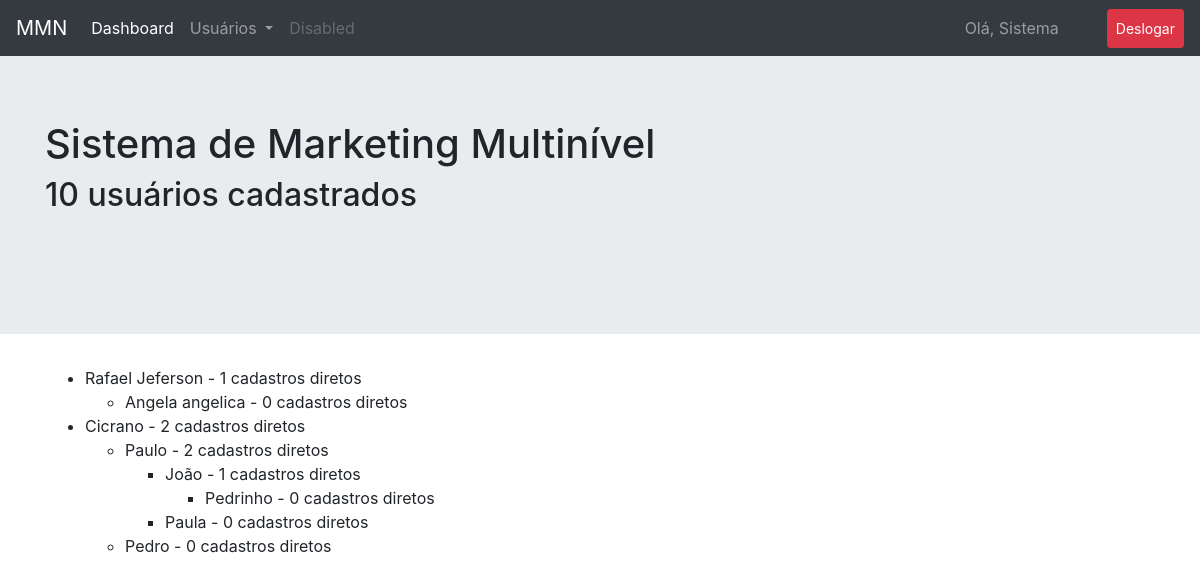
The page /index.php (signed in) on the database as committed earlier.
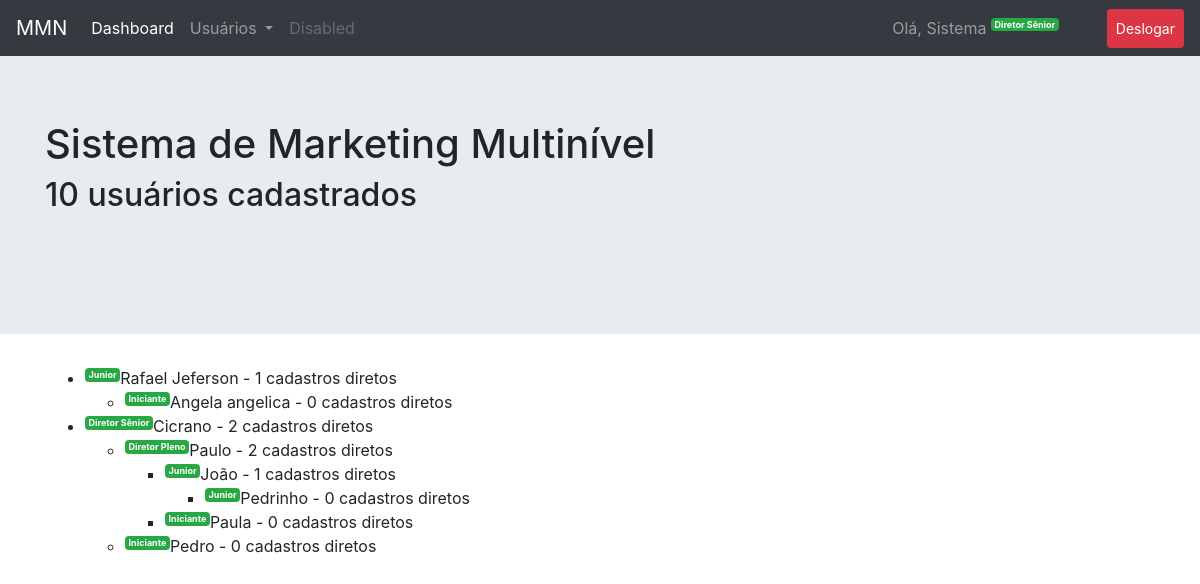
The same page on the database as committed later.
### tables this page shows
CREATE TABLE IF NOT EXISTS `usuarios` (
  `id` int(11) NOT NULL AUTO_INCREMENT,
  `id_pai` int(11) DEFAULT NULL,
  `patente` int(2) NOT NULL DEFAULT '1',
  `nome` varchar(100) NOT NULL,
  `email` varchar(100) NOT NULL,
  `senha` varchar(32) NOT NULL,
  `created_at` timestamp NOT NULL DEFAULT CURRENT_TIMESTAMP,
  `updated_at` timestamp NULL DEFAULT NULL ON UPDATE CURRENT_TIMESTAMP,
  PRIMARY KEY (`id`)
);

CREATE TABLE IF NOT EXISTS `patentes` (
  `id` int(2) NOT NULL AUTO_INCREMENT,
  `nome` varchar(50) NOT NULL,
  `min` int(3) NOT NULL,
  PRIMARY KEY (`id`)
);

### config.php (called while the page is built, shortened)
<?php
$limite = 3;

### funcoes.php (the view, shortened to what this page needs)
<?php
function listaUsuarios($id, $limite) {
   global $pdo;
   $lista = array();
   $sql = "SELECT "
           . "usuarios.id, usuarios.id_pai, usuarios.nome, usuarios.email, usuarios.patente, patentes.nome as patente "
           . "FROM usuarios "
           . "LEFT JOIN patentes ON patentes.id = usuarios.patente "
           . "WHERE usuarios.id_pai = :id";
   $stmt = $pdo->prepare($sql);
   $stmt->bindValue(":id", $id);
   $stmt->execute();
   if ($stmt->rowCount() > 0) {
      $lista = $stmt->fetchAll(PDO::FETCH_ASSOC);
      foreach ($lista as $chave => $usuario) {
         $lista[$chave]['filhos'] = array();
         if ($limite > 0) {
            $lista[$chave]['filhos'] = listaUsuarios($usuario['id'], $limite - 1);
         }
      }
   }
   return $lista;
}
function exibir($array) {
   echo '<ul>';
   foreach ($array as $usuario) {
      echo "<li>";
      echo '<sup><span class="badge badge-success">'.$usuario['patente'].'</span></sup>'.$usuario['nome'].' - '.count($usuario['filhos']).' cadastros diretos';
      if(count($usuario['filhos']) > 0) {
         exibir($usuario['filhos']);
      }
      echo "</li>";
   }
   echo '</ul>';
}

### index.php (shortened to what this page needs)
<?php
require_once 'config.php';
require_once 'funcoes.php';
$id = $_SESSION['uLogin'];
$sql = "SELECT count(*) as count FROM usuarios";
$stmt = $pdo->prepare($sql);
$stmt->execute();
if($stmt->rowCount() > 0) {
   $data = $stmt->fetch();
   $total = $data['count'];
} else {
   $total = 0;
}
?>
<!DOCTYPE html>
<html>
   <head>
      <link rel="stylesheet" href="https://maxcdn.bootstrapcdn.com/bootstrap/4.3.1/css/bootstrap.min.css">
   </head>
   <body>
      <nav class="navbar navbar-expand-lg navbar-dark bg-dark">
         <a class="navbar-brand" href="javascript:void(0)">MMN</a>
         <div class="collapse navbar-collapse" id="navb">
            <ul class="navbar-nav mr-auto">
               <li class="nav-item active">
                  <a class="nav-link" href="index.php">Dashboard</a>
               </li>
               <li class="nav-item dropdown">
                  <a class="nav-link dropdown-toggle" href="#" id="navbardrop" data-toggle="dropdown">
                     Usuários
                  </a>
               </li>
               <li class="nav-item">
                  <a class="nav-link disabled" href="javascript:void(0)">Disabled</a>
               </li>
            </ul>
            <span class="navbar-text mr-5">
               Olá, <?php echo $_SESSION['usuario']['nome']; ?> <sup><span class="badge badge-success"><?php echo $_SESSION['usuario']['patente']; ?></span></sup>
            </span>
            <ul class="navbar-nav my-auto">
               <li class="nav-item active">
                  <a class="nav-link btn btn-sm btn-danger my-2 my-sm-0" href="deslogar.php">Deslogar</a>
               </li>
            </ul>
         </div>
      </nav>
      <div class="jumbotron jumbotron-fluid">
         <div class="container pb-5">
            <h1>Sistema de Marketing Multinível</h1>
            <h2><?php echo $total; ?> usuários cadastrados</h2>
         </div>
      </div>
      <div class="container">
      <?php
         $usuarios = listaUsuarios($id, $limite);
         exibir($usuarios);
      ?>
         <pre>
         </pre>
      </div>
   </body>
</html>

Rows that differ between the two databases and show on the page:
changed usuarios "Rafael Jeferson": patentes.nome (not shown) → "Junior"
changed usuarios "Angela angelica": patentes.nome (not shown) → "Iniciante"
changed usuarios "Cicrano": patentes.nome (not shown) → "Diretor Sênior"
changed usuarios "Paulo": patentes.nome (not shown) → "Diretor Pleno"
changed usuarios "João": patentes.nome (not shown) → "Junior"
changed usuarios "Pedrinho": patentes.nome (not shown) → "Junior"
changed usuarios "Paula": patentes.nome (not shown) → "Iniciante"
changed usuarios "Pedro": patentes.nome (not shown) → "Iniciante"
Other text that changed with them:
$_SESSION['usuario']['patente']: (not shown) → "Diretor Sênior"
